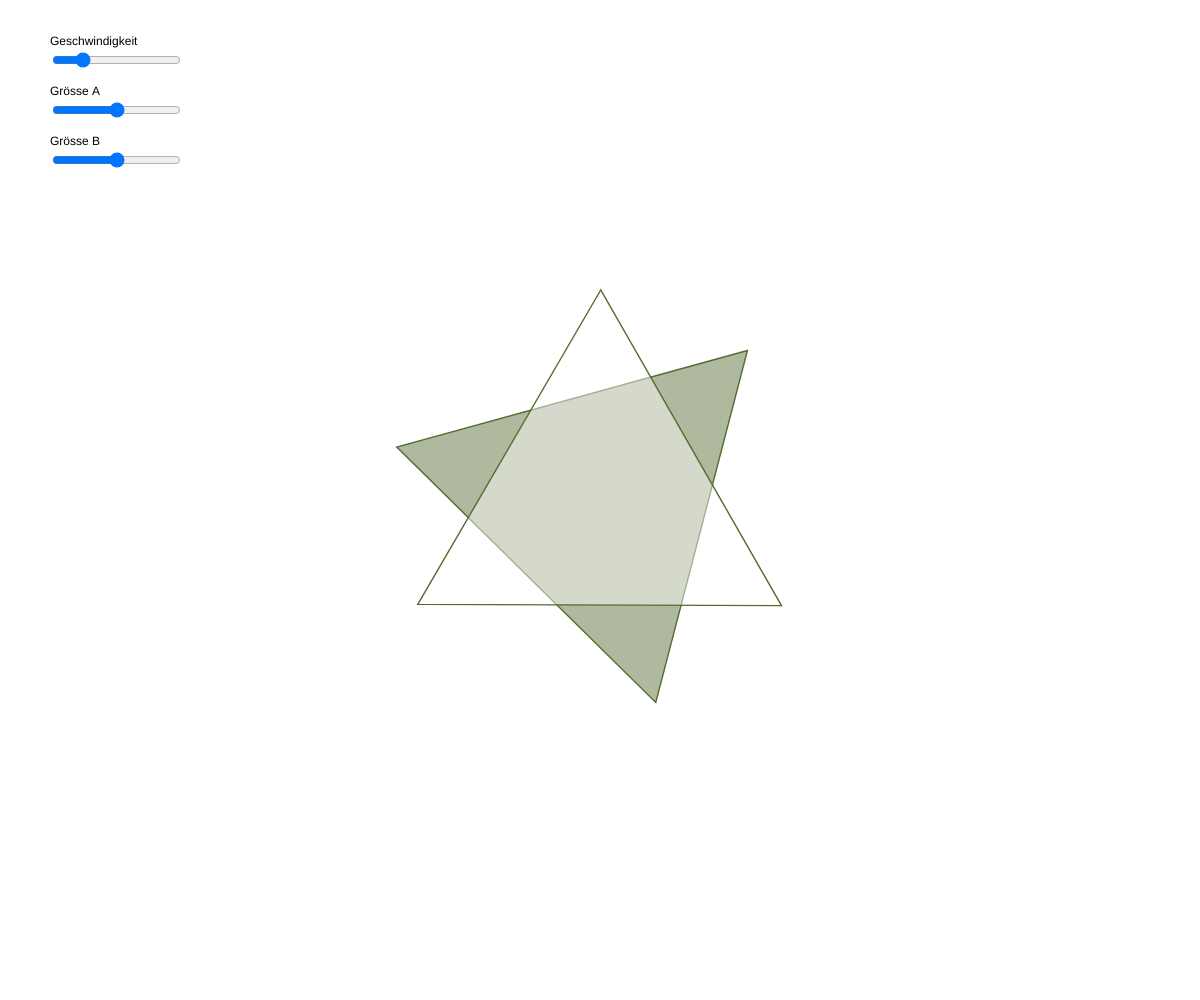
Frame 1 (no input)
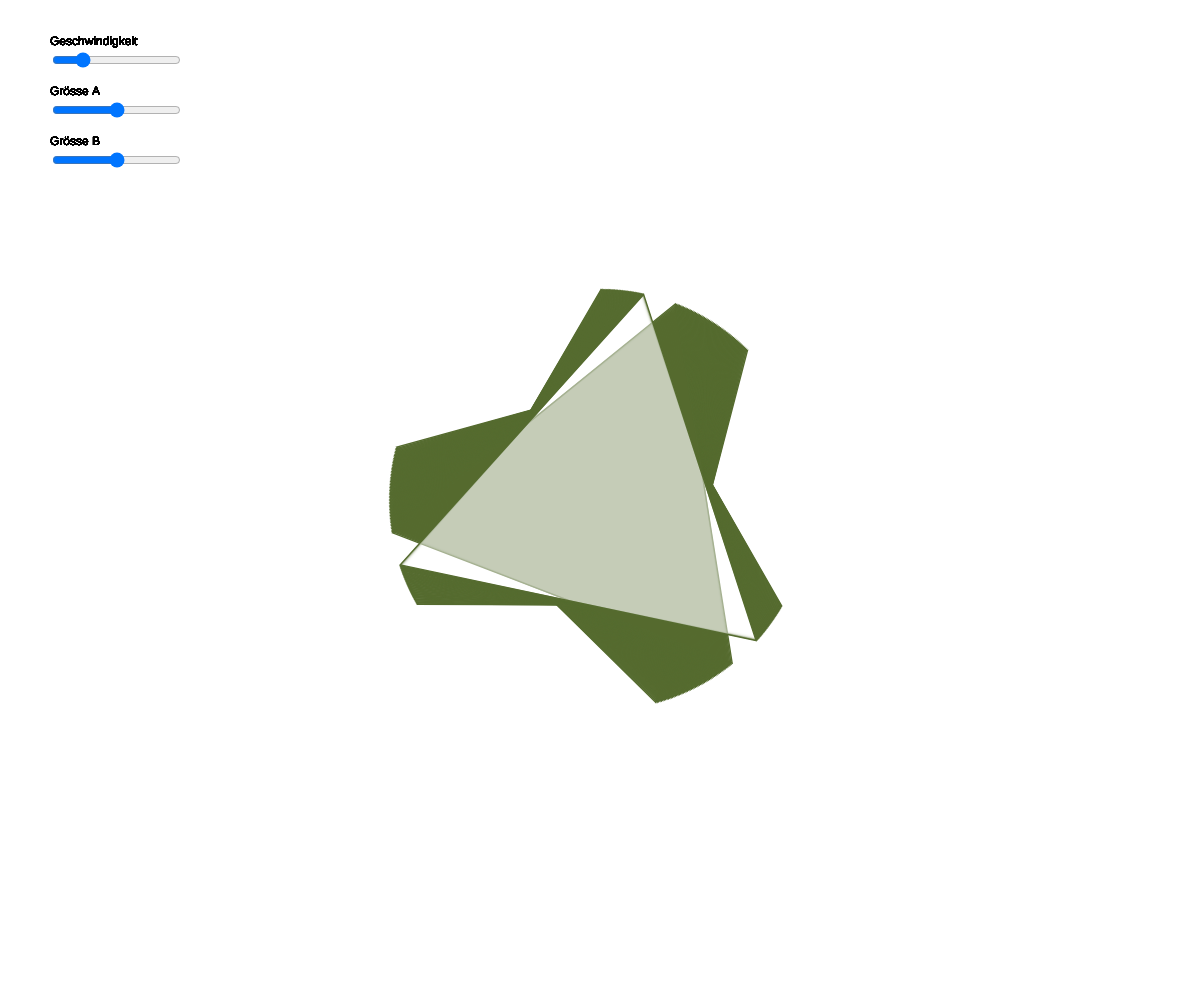
Frame 60 (no input)
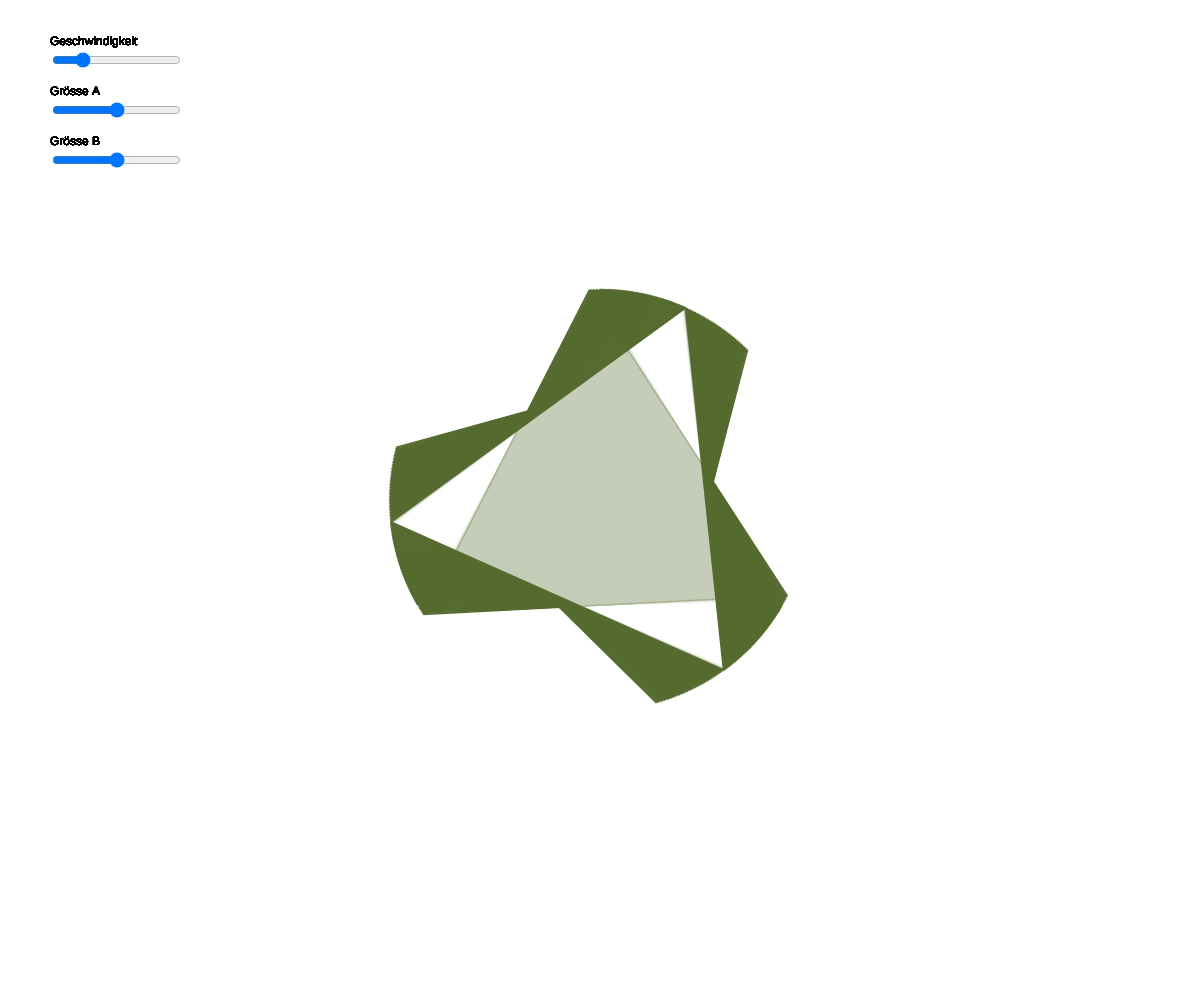
Frame 120 (the mouse pressed at the canvas centre since frame 60)

The p5.js sketch that drew these frames (run headless with seeded random() and noise() and a simulated clock; from frame 60 on, the mouse is pressed at the canvas centre):

// p5.js sketch
// ── sketch.js
let speedSlider;
let sizeASlider;
let sizeBSlider;
let drehwinkel = 0;

let ax,ay,bx,by,cx,cy;

let baseRadius = 150;



function setup() {
  createCanvas(windowWidth, windowHeight);
  angleMode(DEGREES); // Umstellung in Grad 
  rectMode(CENTER);   // Quadrat im Zentrum 

  // Slider 
  speedSlider = createSlider(0, 100, 20, 1);
  speedSlider.position(50, 50);

  sizeASlider = createSlider(0, 100, 50, 1); // Grösse A
  sizeASlider.position(50, 100);

  sizeBSlider = createSlider(0, 100, 50, 1); // Grösse B
  sizeBSlider.position(50, 150);

  calculateTrianglePos()

  background(255,20);
}

function draw() {
  

  // Werte für Slider
  const speedVal = speedSlider.value();
  const aVal = sizeASlider.value();
  const bVal = sizeBSlider.value();

  // Mapping 
  const maxSize = min(width, height) * 0.40;
  const sizeA = map(aVal, 0, 100, 20, maxSize);
  const sizeB = map(bVal, 0, 100, 20, maxSize);


  // Drehwinkel 
  drehwinkel += map(speedVal, 0, 100, 0, 1);


  push(); // Koordinatensystem verschoben 
  translate(width / 2, height / 2);


  // B
  push();
  rotate(45);
  rotate(-2 * drehwinkel);
  fill(85, 107, 47, 120);
  stroke(85, 107, 47);
  scale(sizeB / baseRadius);
 // ellipse(0, 0, sizeB*2, sizeB*0.5);
  triangle(ax, ay, bx, by, cx, cy);
  pop();


  // A
  push();
  rotate(drehwinkel);
  fill(255, 255, 255, 120);
  stroke(85, 107, 47);
  //ellipse(0, 0, sizeA*2, sizeA*0.5);
  scale(sizeA / baseRadius);
  triangle(ax, ay, bx, by, cx, cy);
  pop();



  pop();


  

  //Texte
  fill(0);
  text("Geschwindigkeit", 50, 45);
  text("Grösse A",        50, 95);
  text("Grösse B",        50, 145);
}


function calculateTrianglePos(){
  cx = cos(30) * baseRadius;
  cy = sin(30) * baseRadius;

  bx = cos(150) * baseRadius;
  by = sin(150) * baseRadius;

  ax = cos(270) * baseRadius;
  ay = sin(270) * baseRadius;
}
